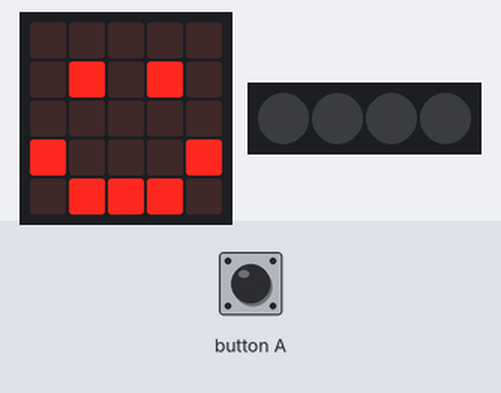
A program run on a simulated BBC micro:bit (MakeCode). Parts: the board's 5×5 LED display, 4 RGB LEDs in strip order, left to right. The test bench sets the inputs (shaded band). Dim RGB values are drawn brighter than linear.

Above: at 1.8 s.
1.9 s: button A pressed for 0.15 s
At 4.7 s:
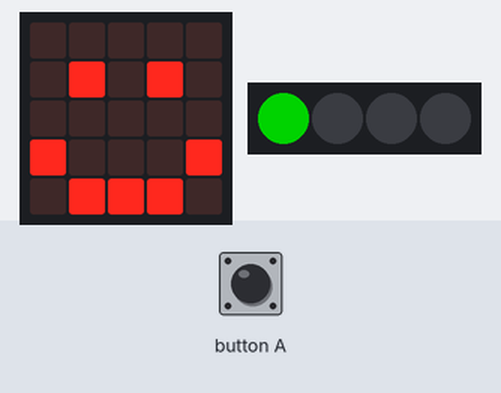
At 8.2 s:
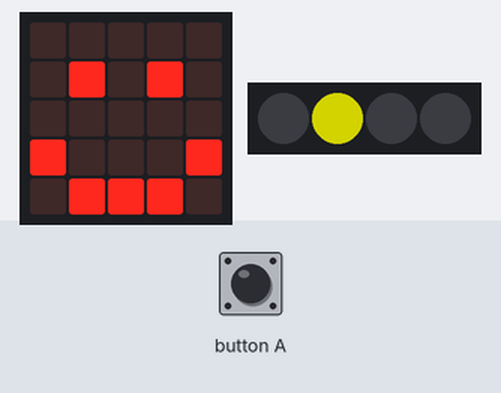
Timing chart, 0 to 10.6 s (numbered marks = the images above; inputs shaded):
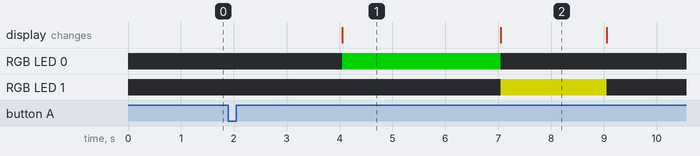

The program:

main.ts
```typescript
// (licence header left out)
// creates variables to acess to neostrip
let myStrip: neopixel.Strip = null
myStrip = neopixel.create(DigitalPin.P16, 4, NeoPixelMode.RGB)

// clear leds
pins.digitalWritePin(DigitalPin.P16, 1)
basic.clearScreen()
basic.showIcon(IconNames.Happy)
myStrip.setPixelColor(0, neopixel.colors(NeoPixelColors.Black))
myStrip.setPixelColor(1, neopixel.colors(NeoPixelColors.Black))
myStrip.setPixelColor(2, neopixel.colors(NeoPixelColors.Black))
myStrip.setPixelColor(3, neopixel.colors(NeoPixelColors.Black))
myStrip.show()

// when a press trafic light runs
input.onButtonPressed(Button.A, function () {
    //traffic light code for led green
    myStrip.setPixelColor(0, neopixel.colors(NeoPixelColors.Green))
    pause(2000)
    myStrip.show()

    // traffic light code for led yellow
    myStrip.setPixelColor(0, neopixel.colors(NeoPixelColors.Black))
    myStrip.setPixelColor(1, neopixel.colors(NeoPixelColors.Yellow))
    pause(3000)
    myStrip.show()

    // trafic light code for led red
    myStrip.setPixelColor(1, neopixel.colors(NeoPixelColors.Black))
    myStrip.setPixelColor(2, neopixel.colors(NeoPixelColors.Red))
    pause(2000)
    myStrip.show()

    // turn off triffic light
    myStrip.setPixelColor(2, neopixel.colors(NeoPixelColors.Black))
    myStrip.show()
})
```

Measured:
- after the input at 1.9 s, RGB LED 0: off → RGB(0, 127, 0) after 2.2 s, → off 3.0 s later; RGB LED 1: off → RGB(127, 127, 0) after 5.2 s, → off 2.0 s later
- what the display in image 1 shows lasts 3.0 s, from 4.1 s to 7.1 s
